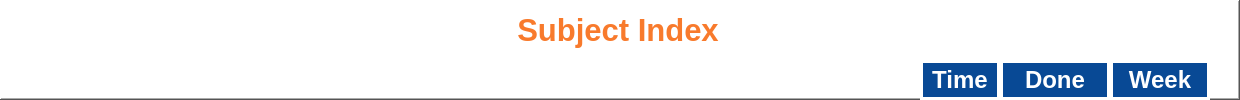
<?xml version="1.0" encoding="UTF-8"?>
<ui version="4.0">
    <class>Index</class>
    <widget class="QWidget" name="Index">
        <property name="geometry">
            <rect>
                <x>0</x>
                <y>0</y>
                <width>1240</width>
                <height>100</height>
            </rect>
        </property>
        <property name="windowTitle">
            <string>Index</string>
        </property>
        <widget class="QFrame" name="frame">
            <property name="geometry">
                <rect>
                    <x>0</x>
                    <y>0</y>
                    <width>1240</width>
                    <height>100</height>
                </rect>
            </property>
            <property name="styleSheet">
                <string notr="true">background-color: white;</string>
            </property>
            <property name="frameShape">
                <enum>QFrame::WinPanel</enum>
            </property>
            <property name="frameShadow">
                <enum>QFrame::Raised</enum>
            </property>
            <widget class="QLabel" name="subjectIndex">
                <property name="geometry">
                    <rect>
                        <x>-2</x>
                        <y>5</y>
                        <width>1240</width>
                        <height>50</height>
                    </rect>
                </property>
                <property name="font">
                    <font>
                        <pointsize>23</pointsize>
                        <bold>true</bold>
                    </font>
                </property>
                <property name="styleSheet">
                    <string notr="true">color:rgb(248, 122, 44)</string>
                </property>
                <property name="text">
                    <string>Subject Index</string>
                </property>
                <property name="alignment">
                    <set>Qt::AlignCenter</set>
                </property>
                <property name="wordWrap">
                    <bool>false</bool>
                </property>
                <property name="textInteractionFlags">
                    <set>Qt::LinksAccessibleByMouse|Qt::TextSelectableByMouse</set>
                </property>
            </widget>
            <widget class="QLabel" name="time">
                <property name="geometry">
                    <rect>
                        <x>920</x>
                        <y>60</y>
                        <width>80</width>
                        <height>40</height>
                    </rect>
                </property>
                <property name="font">
                    <font>
                        <pointsize>18</pointsize>
                        <bold>true</bold>
                    </font>
                </property>
                <property name="styleSheet">
                    <string notr="true">background-color: rgb(8, 73, 149);
                        color : white;
                        border-color : white;
                    </string>
                </property>
                <property name="frameShape">
                    <enum>QFrame::Box</enum>
                </property>
                <property name="lineWidth">
                    <number>3</number>
                </property>
                <property name="text">
                    <string>Time</string>
                </property>
                <property name="alignment">
                    <set>Qt::AlignCenter</set>
                </property>
                <property name="textInteractionFlags">
                    <set>Qt::LinksAccessibleByMouse|Qt::TextSelectableByMouse</set>
                </property>
            </widget>
            <widget class="QLabel" name="done">
                <property name="geometry">
                    <rect>
                        <x>1000</x>
                        <y>60</y>
                        <width>110</width>
                        <height>40</height>
                    </rect>
                </property>
                <property name="font">
                    <font>
                        <pointsize>18</pointsize>
                        <bold>true</bold>
                    </font>
                </property>
                <property name="styleSheet">
                    <string notr="true">background-color: rgb(8, 73, 149);
                        color : white;
                        border-color : white;
                    </string>
                </property>
                <property name="frameShape">
                    <enum>QFrame::Box</enum>
                </property>
                <property name="lineWidth">
                    <number>3</number>
                </property>
                <property name="text">
                    <string>Done</string>
                </property>
                <property name="alignment">
                    <set>Qt::AlignCenter</set>
                </property>
                <property name="textInteractionFlags">
                    <set>Qt::LinksAccessibleByMouse|Qt::TextSelectableByMouse</set>
                </property>
            </widget>
            <widget class="QLabel" name="week">
                <property name="geometry">
                    <rect>
                        <x>1110</x>
                        <y>60</y>
                        <width>100</width>
                        <height>40</height>
                    </rect>
                </property>
                <property name="font">
                    <font>
                        <pointsize>18</pointsize>
                        <bold>true</bold>
                    </font>
                </property>
                <property name="styleSheet">
                    <string notr="true">background-color: rgb(8, 73, 149);
                        color : white;
                        border-color : white;
                    </string>
                </property>
                <property name="frameShape">
                    <enum>QFrame::Box</enum>
                </property>
                <property name="lineWidth">
                    <number>3</number>
                </property>
                <property name="text">
                    <string>Week</string>
                </property>
                <property name="alignment">
                    <set>Qt::AlignCenter</set>
                </property>
                <property name="textInteractionFlags">
                    <set>Qt::LinksAccessibleByMouse|Qt::TextSelectableByMouse</set>
                </property>
            </widget>
        </widget>
    </widget>
    <resources/>
    <connections/>
</ui>
